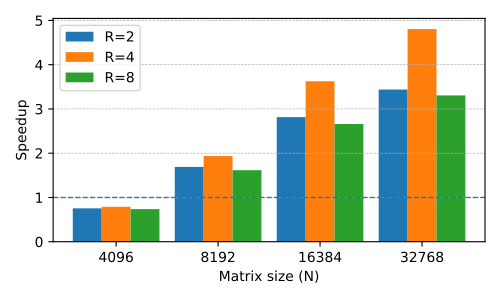

Here is the Python script that generated this plot:
import re
import matplotlib.pyplot as plt
import numpy as np
import pandas as pd
from pathlib import Path

# --- Load log ---
log_path = Path("../results/cuda/lud.txt")
with log_path.open("r") as f:
    raw_log = f.read()

# --- Helpers ---
def detect_variant(nvcc_line: str) -> str:
    """
    Map an 'nvcc ...' line to a friendly variant label.
    Supports:
      -DRD_WG_SIZE_0=16  -> ORIG-16 (WG=16)
      -DRD_WG_SIZE_0=32  -> ORIG-32 (WG=32)
      -DLEGO_R<k>=1      -> LEGO_R<k> (WG=<k>)
    """
    if "-DRD_WG_SIZE_0=16" in nvcc_line:
        return "ORIG-16 (WG=16)"
    if "-DRD_WG_SIZE_0=32" in nvcc_line:
        return "ORIG-32 (WG=32)"
    m = re.search(r"-DLEGO_R(\d+)=1", nvcc_line)
    if m:
        wg = m.group(1)
        return f"LEGO_R{wg}"
    return "UNKNOWN"

# --- Parse ---
records = []
variant = None
current_size = None

re_size = re.compile(r"\bsize\s*=\s*(\d+)\b")
re_median = re.compile(r"\bavg\s*=\s*([0-9]*\.?[0-9]+)")

for line in raw_log.splitlines():
    s = line.strip()
    if not s:
        continue

    if s.startswith("nvcc"):
        variant = detect_variant(s)
        current_size = None
        continue

    m_size = re_size.search(s)
    if m_size:
        current_size = int(m_size.group(1))
        continue

    m_med = re_median.search(s)
    if m_med and variant is not None and current_size is not None:
        median = float(m_med.group(1))
        records.append({"variant": variant, "size": current_size, "median_ms": median})
        current_size = None  # avoid carryover across blocks

# --- DataFrames ---
df = pd.DataFrame(records)
if df.empty:
    raise ValueError("No data parsed. Check the log format and compiler flags (nvcc lines).")

# Pivot medians: rows = sizes, columns = variants
pivot = (
    df.pivot_table(index="size", columns="variant", values="median_ms", aggfunc="first")
      .sort_index()
)

# --- Compute speedups vs baseline (ORIG-16) ---
baseline_col = "ORIG-16 (WG=16)"

if baseline_col not in pivot.columns:
    raise ValueError(f"Baseline '{baseline_col}' not found. Columns parsed: {list(pivot.columns)}")

# Use all variants present (excluding baseline itself for plotting)
plot_cols = [c for c in pivot.columns if c not in (baseline_col, "ORIG-32 (WG=32)")]
# Reorder so LEGO_R16 comes last
if "LEGO_R16" in plot_cols:
    plot_cols = [c for c in plot_cols if c != "LEGO_R16"]

if not plot_cols:
    raise ValueError("Only baseline found. Need at least one other variant to plot speedups.")

# Speedup = time_baseline / time_variant
speedup = pivot.copy()
for c in speedup.columns:
    speedup[c] = pivot[baseline_col] / pivot[c]

# Keep only sizes with complete data across baseline + all plotted variants
cols_for_speedup = [baseline_col] + plot_cols
speedup_complete = speedup[cols_for_speedup].dropna(how="any")
if speedup_complete.empty:
    raise ValueError("No common matrix sizes across baseline and other variants to plot.")

# --- Plot grouped bars of speedups (excluding the baseline column) ---
sizes = speedup_complete.index.tolist()
x = np.arange(len(sizes))

width = 0.85 / max(1, len(plot_cols))  # keep groups reasonably tight
offsets = (np.arange(len(plot_cols)) - (len(plot_cols) - 1) / 2.0) * width

fig, ax = plt.subplots(figsize=(5, 3))
bars = []
col_labels = {"LEGO_R2": "R=2", "LEGO_R4": "R=4", "LEGO_R8": "R=8"}
for i, col in enumerate(plot_cols):
    vals = speedup_complete[col].values
    bar = ax.bar(x + offsets[i], vals, width, label=col_labels.get(col))
    bars.append(bar)

ax.set_xlabel("Matrix size (N)")
ax.set_ylabel("Speedup")
# ax.set_title("LU Decomposition (CUDA) — Speedup (higher is better)")
ax.set_xticks(x)
ax.set_xticklabels([str(s) for s in sizes])

# Reference line at 1.0×
ax.axhline(y=1.0, linestyle="--", linewidth=1)

# # Add bar labels
# for grp in bars:
#     for rect in grp:
#         h = rect.get_height()
#         if np.isfinite(h):
#             ax.annotate(f"{h:.2f}x",
#                         (rect.get_x() + rect.get_width() / 2.0, h),
#                         xytext=(0, 3), textcoords="offset points",
#                         ha="center", va="bottom", fontsize=8)

ax.legend(ncols=1)
ax.grid(True, linestyle="--", linewidth=0.5, axis="y")
plt.tight_layout()
plt.savefig("lud.pdf")
# plt.show()
